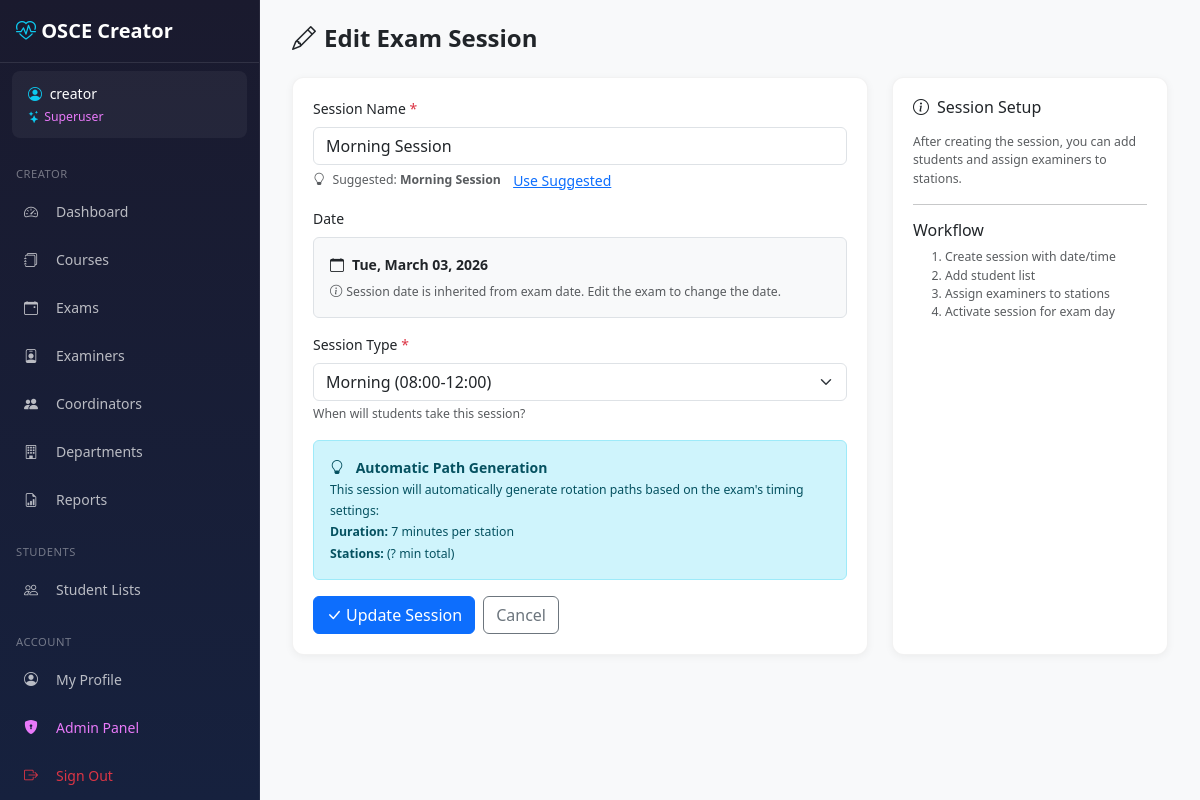
The app's page /creator/sessions/51950c78-3ea3-4ab3-b616-05816d7d5661/edit/ (signed in), older data.
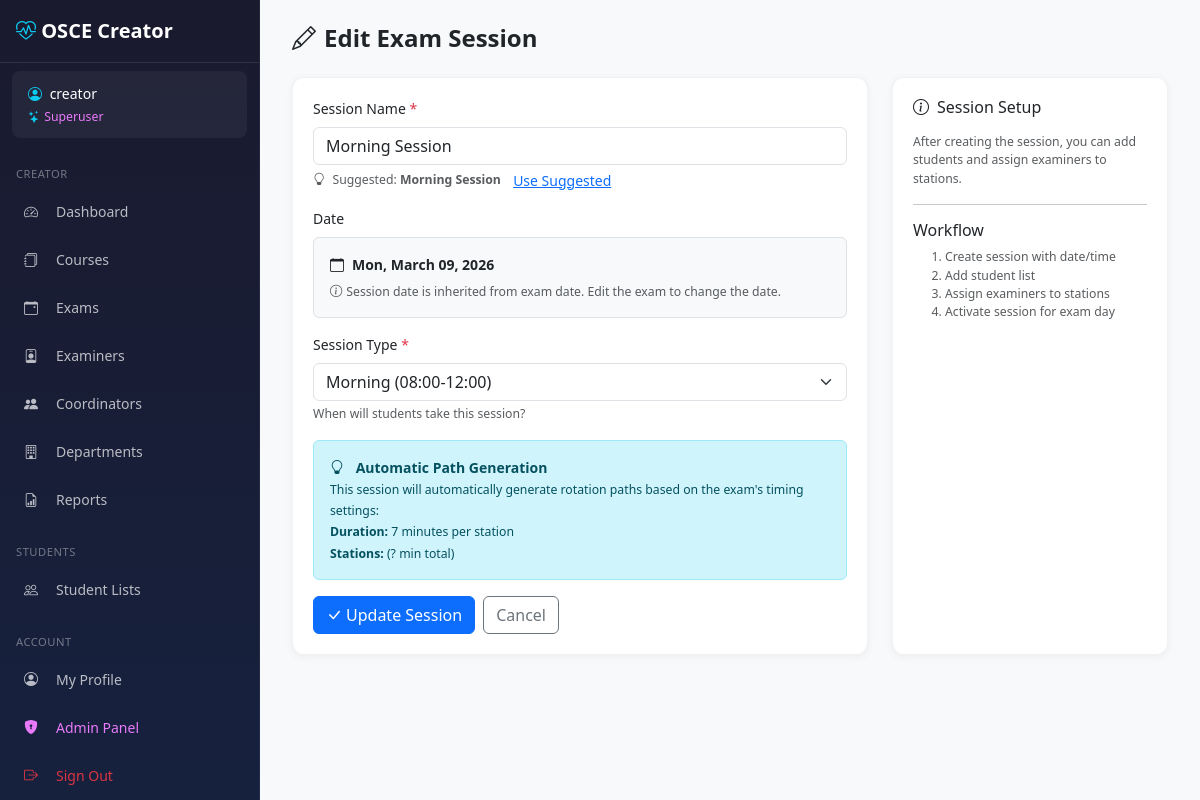
The same page, newer data.
### core/models/exam.py (models this page shows, shortened)
class Exam(TimestampMixin):
    id = models.UUIDField(primary_key=True, default=uuid.uuid4, editable=False)
    course = models.ForeignKey(
        'core.Course', on_delete=models.CASCADE, related_name='exams', db_index=True
    )
    name = models.CharField(max_length=100)
    description = models.TextField(blank=True, default='')
    exam_date = models.DateField()
    department = models.CharField(max_length=100, blank=True, default='')
    number_of_stations = models.IntegerField(default=4)
    station_duration_minutes = models.IntegerField(default=8)
    exam_weight = models.DecimalField(
        max_digits=6, decimal_places=2,
        null=True, blank=True,
        help_text='Final grade weight (e.g. 40 means the exam is marked out of 40 regardless of total station marks)'
    )
    status = models.CharField(max_length=20, default='draft')
    is_deleted = models.BooleanField(default=False, db_index=True)
    deleted_at = models.IntegerField(null=True, blank=True)
    deleted_by = models.IntegerField(null=True, blank=True)
    class Meta:
        db_table = 'exams'

### creator/views/sessions.py (the view, shortened to what this page needs)
# urls.py: path('sessions/<uuid:session_id>/edit/', sessions.session_edit, name='session_edit'),
@login_required
def session_edit(request, session_id):
    session = get_object_or_404(ExamSession, pk=session_id)
    exam = session.exam
    if not exam.exam_date:
        messages.warning(request, 'Please set an exam date first.')
        return redirect('creator:exam_edit', exam_id=str(exam.id))
    return render(request, 'creator/sessions/form.html', {'exam': exam, 'session': session})

### core/context_processors.py (called while the page is built)
def admin_token(request):
    if hasattr(request, 'user') and request.user.is_authenticated and request.user.is_staff:
        return {'ADMIN_TOKEN': settings.SECRET_ADMIN_URL}
    return {'ADMIN_TOKEN': ''}

### core/models/examiner.py (called while the page is built)
    @property
    def display_name(self):
        if self.title:
            return f"{self.title} {self.full_name}"
        return self.full_name

### templates/creator/sessions/form.html (shortened to what the changed rows need)
{% extends 'creator/base_creator.html' %}
{% block content %}
<div class="page-header">
    <h1><i class="bi {% if session %}bi-pencil{% else %}bi-calendar-plus{% endif %} me-2"></i>{% if session %}Edit Exam Session{% else %}Schedule Exam Session{% endif %}</h1>
</div>
<div class="row">
    <div class="col-md-8">
        <div class="stat-card">
            <form method="POST">
                <div class="mb-3">
                    <div class="p-3 bg-light border rounded">
                        {% if exam.exam_date %}
                            <i class="bi bi-calendar me-2"></i><strong>{{ exam.exam_date|date:"D, F d, Y" }}</strong>
                        {% else %}
                            <i class="bi bi-exclamation-triangle text-warning me-2"></i>
                            <strong class="text-warning">No exam date set</strong>
                        {% endif %}
                        <div class="small text-muted mt-2">
                            <i class="bi bi-info-circle me-1"></i>Session date is inherited from exam date. Edit the exam to change the date.
                        </div>
                    </div>
                </div>
                <div class="alert alert-info mb-3" role="alert">
                    <i class="bi bi-lightbulb me-2"></i>
                    <strong>Automatic Path Generation</strong><br>
                    <small>
                        This session will automatically generate rotation paths based on the exam's timing settings:
                        <br><strong>Duration:</strong> {{ exam.station_duration_minutes }} minutes per station
                        <br><strong>Stations:</strong> {{ station_count }} ({{ total_station_minutes|default:"?" }} min total)
                    </small>
                </div>
            </form>
        </div>
    </div>
</div>
{% endblock %}

Row changes from the older to the newer data that the page shows:
changed Exam: exam_date "Tue, March 03, 2026" → "Mon, March 09, 2026"
